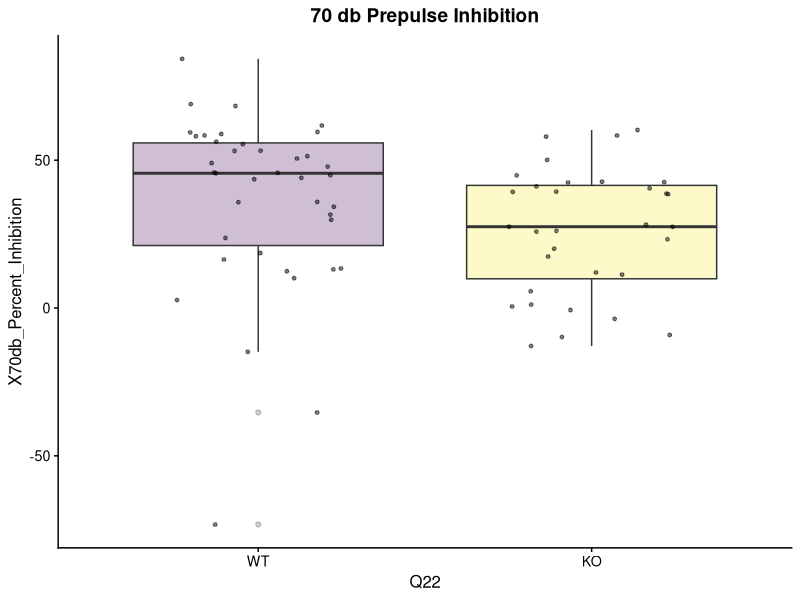
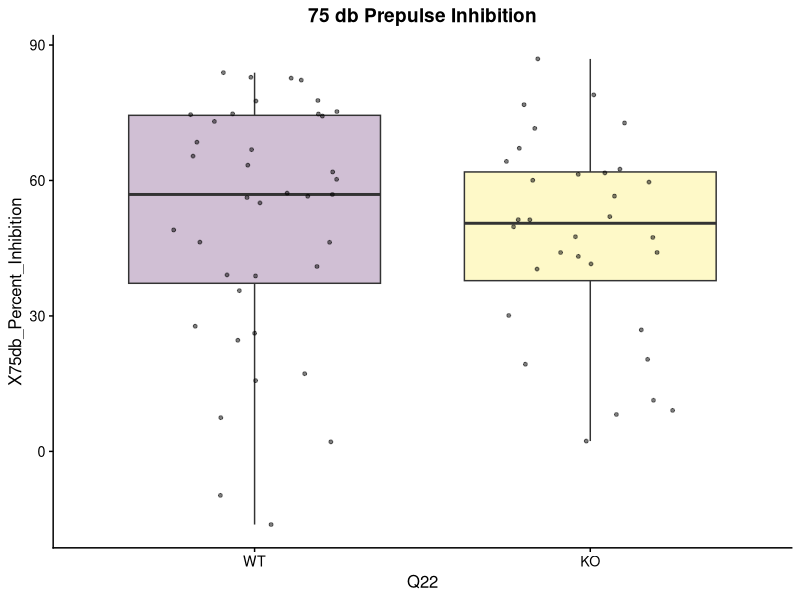
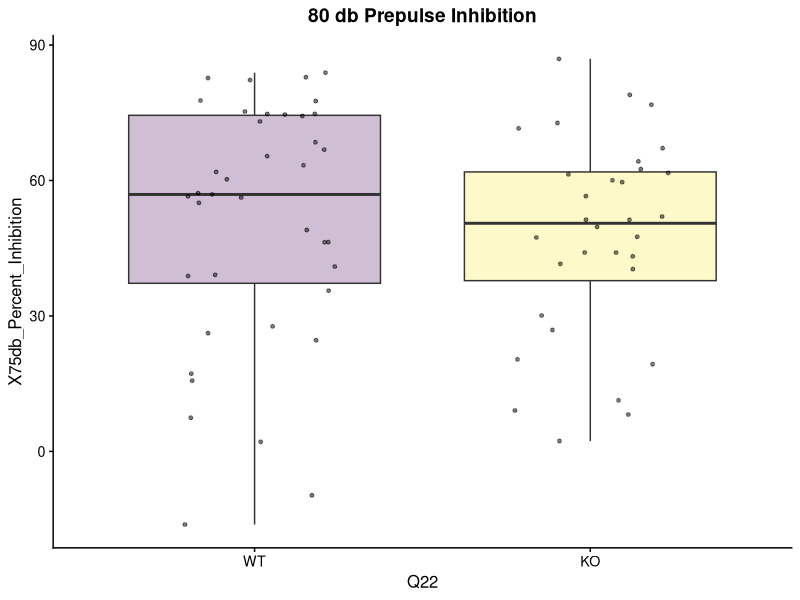
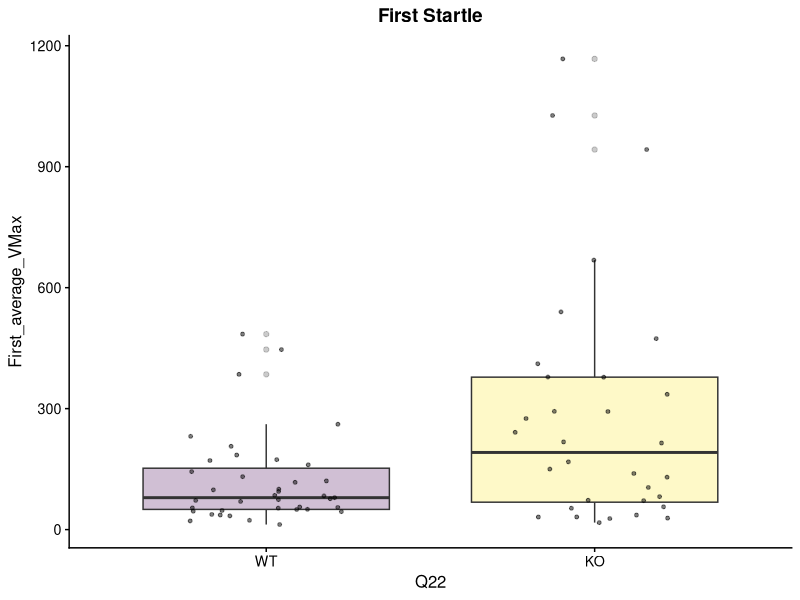
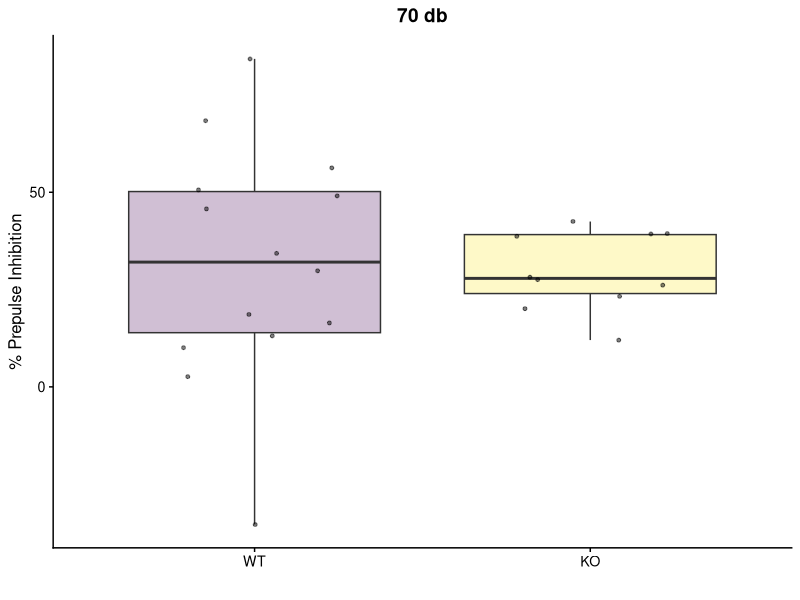
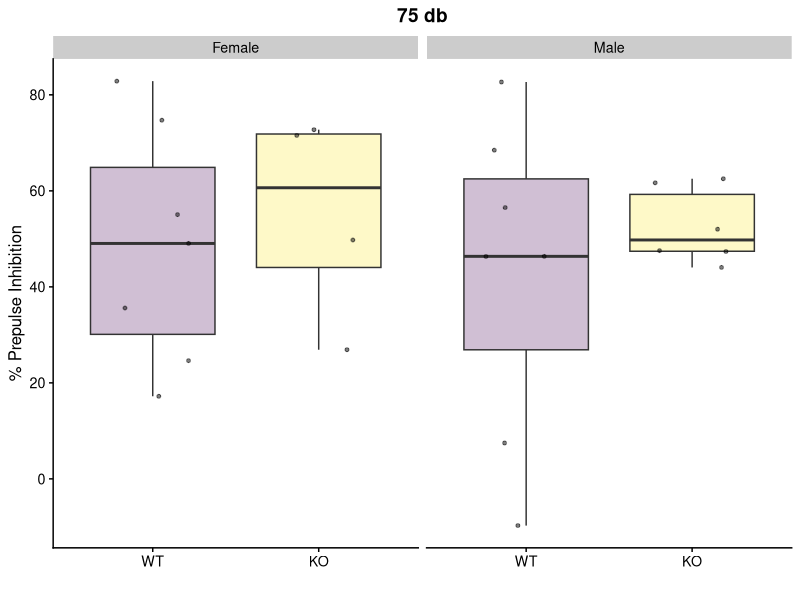
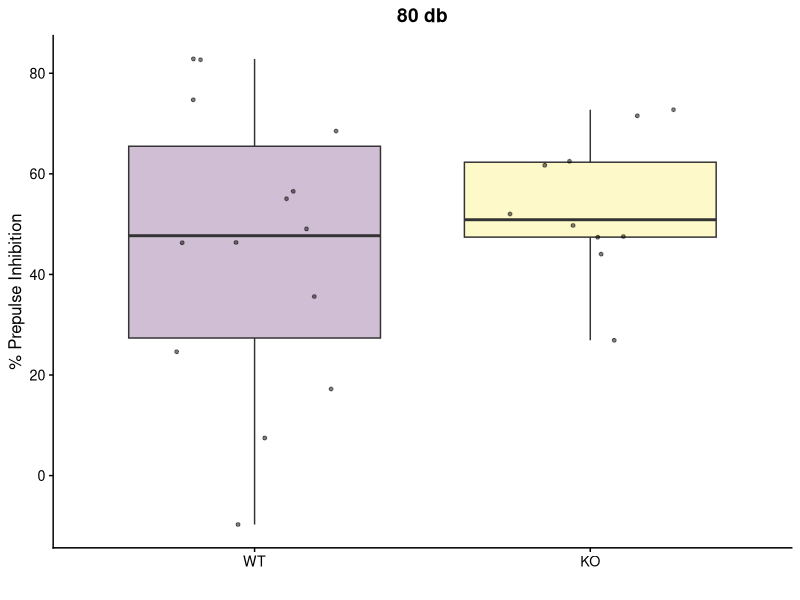
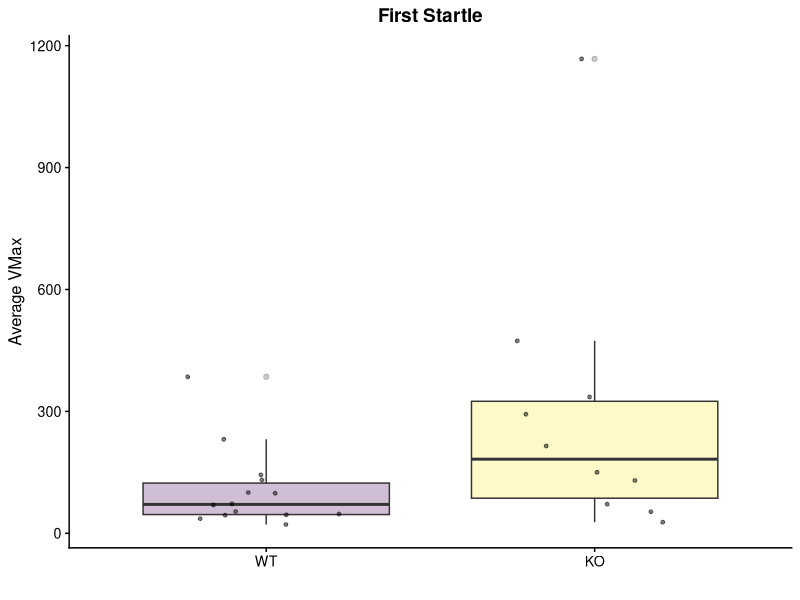

Write R code to recreate these figures, in order. (Note: this script raises an error after producing the figures.)
library(ggplot2)
library(rlang)
library(cowplot)
library(viridis)
library(tidyr)
library(dplyr)

data<-read.csv("../Startle_PPI_Analysis - Analysis.csv", header=TRUE)
data$SLC_Genotype<-data$SLC
data$SLC_Genotype <- factor(data$SLC_Genotype, levels=c("WT", "HET", "MUT"))
data$Q22 <- factor(data$Q22, levels=c("WT","KO"))
generate_boxplots <- function(input_data, X, Y, min,max){
  data<-as.data.frame(input_data)
  
  ggplot(data=data,aes(x={{X}},y={{Y}}, fill={{X}})) + 
    #geom_violin(alpha=0.25,position=position_dodge(width=.75),size=1,color="black",draw_quantiles=c(0.5))+
    geom_boxplot(alpha=0.25)+
    scale_fill_viridis_d()+
    geom_point(size=1,position=position_jitter(width=0.25),alpha=0.5)+
    theme_cowplot(12) +
    #ylim(min,max)+ 
    #facet_grid(~Sex)+    
    theme(legend.position = "none")
  
}

## Startle PPI on full dataset --
summary(data$X70db_Percent_Inhibition)
db70 <-generate_boxplots(data, Q22, X70db_Percent_Inhibition,-30,85) +
  ggtitle("70 db Prepulse Inhibition")+
  theme(plot.title = element_text(hjust = 0.5))
db70

db75 <-generate_boxplots(data, Q22, X75db_Percent_Inhibition,-30,85) +
  ggtitle("75 db Prepulse Inhibition")+
  theme(plot.title = element_text(hjust = 0.5))
db75

db80 <-generate_boxplots(data, Q22, X75db_Percent_Inhibition,-30,85) +
  ggtitle("80 db Prepulse Inhibition")+
  theme(plot.title = element_text(hjust = 0.5))
db80

summary(data$First_average_VMax)
startle <-generate_boxplots(data, Q22, First_average_VMax, 0,1200) +
  ggtitle("First Startle")+
  theme(plot.title = element_text(hjust = 0.5))
startle

## Startle PPI on only SLC WT mice
data_slcwt <- data %>% filter(SLC_Genotype=="WT")
summary(data_slcwt$X70db_Percent_Inhibition)
db70_slcwt <-generate_boxplots(data_slcwt, Q22, X70db_Percent_Inhibition,-30,85) +
  ggtitle("70 db")+
  theme(plot.title = element_text(hjust = 0.5)) +
  labs(x="", y="% Prepulse Inhibition")
db70_slcwt

db75_slcwt <-generate_boxplots(data_slcwt, Q22, X75db_Percent_Inhibition,-30,85) +
  ggtitle("75 db")+
  theme(plot.title = element_text(hjust = 0.5))+
  labs(x="", y="% Prepulse Inhibition")
db75_slcwt + facet_wrap(~Sex)

db80_slcwt <-generate_boxplots(data_slcwt, Q22, X75db_Percent_Inhibition,-30,85) +
  ggtitle("80 db")+
  theme(plot.title = element_text(hjust = 0.5))+
  labs(x="", y="% Prepulse Inhibition")
db80_slcwt

summary(data$First_average_VMax)
startle_slcwt <-generate_boxplots(data_slcwt, Q22, First_average_VMax, 0,1200) +
  ggtitle("First Startle")+
  theme(plot.title = element_text(hjust = 0.5))+
  labs(x="", y="Average VMax")
startle_slcwt

summary(data$middle_average_VMax)
middle_startle_slcwt <-generate_boxplots(data_slcwt, Q22, middle_average_VMax, 0,1200) +
  ggtitle("Middle Startle")+
  theme(plot.title = element_text(hjust = 0.5))+
  labs(x="", y="Average VMax")
middle_startle_slcwt

last_startle_slcwt <-generate_boxplots(data_slcwt, Q22, last_average_VMax, 0,1200) +
  ggtitle("Last Startle")+
  theme(plot.title = element_text(hjust = 0.5))+
  labs(x="", y="Average VMax")
last_startle_slcwt


plot_grid(startle_slcwt, middle_startle_slcwt, last_startle_slcwt,
          db70_slcwt, db75_slcwt,db80_slcwt, labels=c("A","B","C","D","E", "F"))

## Stratified by SLC Genotype --
b<-generate_boxplots(data, SLC_Genotype, Total_Time,0,51)+
  facet_wrap(~Q22)
b

# Stratified by SLC Genotype and Sex 
e<-generate_boxplots(data, SLC_Genotype, Total_Time,0,51)+
  facet_wrap(Sex~ASO_Tg)
e

## Parametric Stats for SLC WT only --
lm1 <- lm(First_average_VMax ~ Sex+ Q22, data = data_slcwt)
summary(lm1)

wilcox.test(First_average_VMax~Q22,data_slcwt )

lm2 <- lm(X70db_Percent_Inhibition ~ Litter+ Sex + Q22, data = data_slcwt)
summary(lm2)

wilcox.test(X70db_Percent_Inhibition~Q22,data_slcwt )


lm3 <- lm(X75db_Percent_Inhibition ~ Litter+ Sex + Q22, data = data_slcwt)
summary(lm3)

wilcox.test(X75db_Percent_Inhibition~Q22,data_slcwt )

lm4 <- lm(X80db_Percent_Inhibition ~ Litter+ Sex + Q22, data = data_slcwt)
summary(lm4)

wilcox.test(X80db_Percent_Inhibition~Q22,data_slcwt )

lm5 <- lm(middle_average_VMax ~Sex +Q22, data = data_slcwt)
summary(lm5)
wilcox.test(middle_average_VMax~Q22,data_slcwt )


lm6 <- lm(last_average_VMax ~Sex + Q22, data = data_slcwt)
summary(lm6)
wilcox.test(last_average_VMax~Q22,data_slcwt )



# Save outputs -
sink("Buried_Food_Pellet_Stats.md")
cat("\n\nSummary for all data:\n")
print(summary(lm1))
cat("\n\nSummary for interaction:\n")
print(summary(interact))
cat("\n\nSummary for Tg Neg:\n")
print(summary(lm3))
cat("\n\nSummary for Tg Pos:\n")
print(summary(lm2))
cat("\n\nSummary for Females Tg Neg:\n")
print(summary(lm4))
cat("\n\nSummary for Females Tg Pos:\n")
print(summary(lm5))
cat("\n\nSummary for Males Tg Neg:\n")
print(summary(lm6))
cat("\n\nSummary for Males Tg Pos:\n")
print(summary(lm7))
sink()
